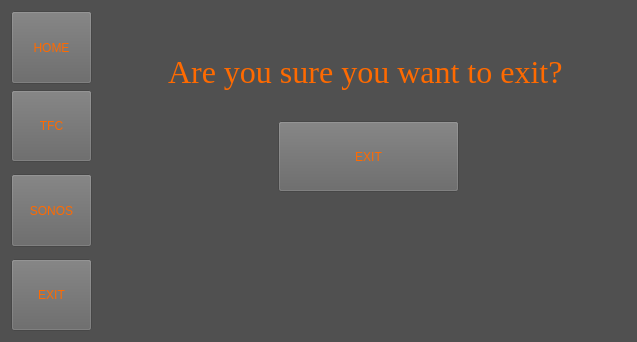
<?xml version="1.0" encoding="UTF-8"?>
<ui version="4.0">
 <class>MainWindow</class>
 <widget class="QMainWindow" name="MainWindow">
  <property name="windowModality">
   <enum>Qt::NonModal</enum>
  </property>
  <property name="geometry">
   <rect>
    <x>0</x>
    <y>0</y>
    <width>637</width>
    <height>342</height>
   </rect>
  </property>
  <property name="windowTitle">
   <string>PiProject</string>
  </property>
  <property name="styleSheet">
   <string notr="true">background-color:rgb(80, 80, 80);</string>
  </property>
  <widget class="QWidget" name="centralWidget">
   <property name="sizePolicy">
    <sizepolicy hsizetype="Maximum" vsizetype="Maximum">
     <horstretch>0</horstretch>
     <verstretch>0</verstretch>
    </sizepolicy>
   </property>
   <property name="font">
    <font>
     <family>MS Shell Dlg 2</family>
    </font>
   </property>
   <layout class="QGridLayout" name="gridLayout" rowstretch="0,0,0,0,0,0" columnstretch="0,0,1,7">
    <item row="0" column="1" colspan="2">
     <widget class="QPushButton" name="btn_home">
      <property name="sizePolicy">
       <sizepolicy hsizetype="Expanding" vsizetype="Expanding">
        <horstretch>0</horstretch>
        <verstretch>0</verstretch>
       </sizepolicy>
      </property>
      <property name="styleSheet">
       <string notr="true">color: rgb(255, 106, 0);
background-color: rgb(100, 100, 100);</string>
      </property>
      <property name="text">
       <string>HOME</string>
      </property>
     </widget>
    </item>
    <item row="5" column="1" colspan="2">
     <widget class="QPushButton" name="btn_exit">
      <property name="sizePolicy">
       <sizepolicy hsizetype="Expanding" vsizetype="Expanding">
        <horstretch>0</horstretch>
        <verstretch>0</verstretch>
       </sizepolicy>
      </property>
      <property name="styleSheet">
       <string notr="true">color: rgb(255, 106, 0);
background-color: rgb(100, 100, 100);</string>
      </property>
      <property name="text">
       <string>EXIT</string>
      </property>
     </widget>
    </item>
    <item row="0" column="3" rowspan="6">
     <widget class="QStackedWidget" name="stackedWidget">
      <property name="currentIndex">
       <number>0</number>
      </property>
      <widget class="QWidget" name="page_exit">
       <widget class="QPushButton" name="btn_closeApplication">
        <property name="geometry">
         <rect>
          <x>180</x>
          <y>110</y>
          <width>181</width>
          <height>71</height>
         </rect>
        </property>
        <property name="styleSheet">
         <string notr="true">color: rgb(255, 106, 0);
background-color: rgb(100, 100, 100);</string>
        </property>
        <property name="text">
         <string>EXIT</string>
        </property>
       </widget>
       <widget class="QLabel" name="label_4">
        <property name="geometry">
         <rect>
          <x>70</x>
          <y>40</y>
          <width>401</width>
          <height>41</height>
         </rect>
        </property>
        <property name="font">
         <font>
          <family>Times New Roman</family>
          <pointsize>24</pointsize>
         </font>
        </property>
        <property name="styleSheet">
         <string notr="true">color: rgb(255, 106, 0);</string>
        </property>
        <property name="text">
         <string>Are you sure you want to exit?</string>
        </property>
       </widget>
      </widget>
     </widget>
    </item>
    <item row="3" column="1" colspan="2">
     <widget class="QPushButton" name="btn_sonos">
      <property name="sizePolicy">
       <sizepolicy hsizetype="Expanding" vsizetype="Expanding">
        <horstretch>0</horstretch>
        <verstretch>0</verstretch>
       </sizepolicy>
      </property>
      <property name="styleSheet">
       <string notr="true">color: rgb(255, 106, 0);
background-color: rgb(100, 100, 100);</string>
      </property>
      <property name="text">
       <string>SONOS</string>
      </property>
     </widget>
    </item>
    <item row="1" column="1" colspan="2">
     <widget class="QPushButton" name="btn_tfc">
      <property name="sizePolicy">
       <sizepolicy hsizetype="Expanding" vsizetype="Expanding">
        <horstretch>0</horstretch>
        <verstretch>0</verstretch>
       </sizepolicy>
      </property>
      <property name="styleSheet">
       <string notr="true">color: rgb(255, 106, 0);
background-color: rgb(100, 100, 100);</string>
      </property>
      <property name="text">
       <string>TFC</string>
      </property>
     </widget>
    </item>
   </layout>
  </widget>
 </widget>
 <layoutdefault spacing="6" margin="11"/>
 <resources/>
 <connections>
  <connection>
   <sender>btn_home</sender>
   <signal>clicked()</signal>
   <receiver>MainWindow</receiver>
   <slot>HomeClicked()</slot>
   <hints>
    <hint type="sourcelabel">
     <x>78</x>
     <y>85</y>
    </hint>
    <hint type="destinationlabel">
     <x>125</x>
     <y>63</y>
    </hint>
   </hints>
  </connection>
  <connection>
   <sender>btn_sonos</sender>
   <signal>clicked()</signal>
   <receiver>MainWindow</receiver>
   <slot>SonosClicked()</slot>
   <hints>
    <hint type="sourcelabel">
     <x>70</x>
     <y>114</y>
    </hint>
    <hint type="destinationlabel">
     <x>100</x>
     <y>124</y>
    </hint>
   </hints>
  </connection>
  <connection>
   <sender>btn_tfc</sender>
   <signal>clicked()</signal>
   <receiver>MainWindow</receiver>
   <slot>TfcClicked()</slot>
   <hints>
    <hint type="sourcelabel">
     <x>84</x>
     <y>205</y>
    </hint>
    <hint type="destinationlabel">
     <x>101</x>
     <y>211</y>
    </hint>
   </hints>
  </connection>
  <connection>
   <sender>btn_exit</sender>
   <signal>clicked()</signal>
   <receiver>MainWindow</receiver>
   <slot>ExitClicked()</slot>
   <hints>
    <hint type="sourcelabel">
     <x>69</x>
     <y>287</y>
    </hint>
    <hint type="destinationlabel">
     <x>101</x>
     <y>303</y>
    </hint>
   </hints>
  </connection>
  <connection>
   <sender>btn_closeApplication</sender>
   <signal>clicked()</signal>
   <receiver>MainWindow</receiver>
   <slot>close()</slot>
   <hints>
    <hint type="sourcelabel">
     <x>369</x>
     <y>166</y>
    </hint>
    <hint type="destinationlabel">
     <x>635</x>
     <y>246</y>
    </hint>
   </hints>
  </connection>
 </connections>
 <slots>
  <slot>HomeClicked()</slot>
  <slot>SonosClicked()</slot>
  <slot>TfcClicked()</slot>
  <slot>ExitClicked()</slot>
 </slots>
</ui>
